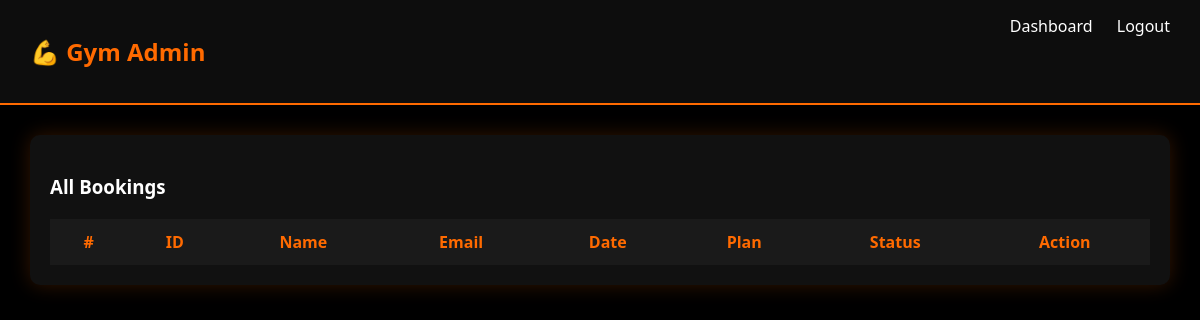
The page /admin/booking-history.php (signed in) on the database as committed earlier.
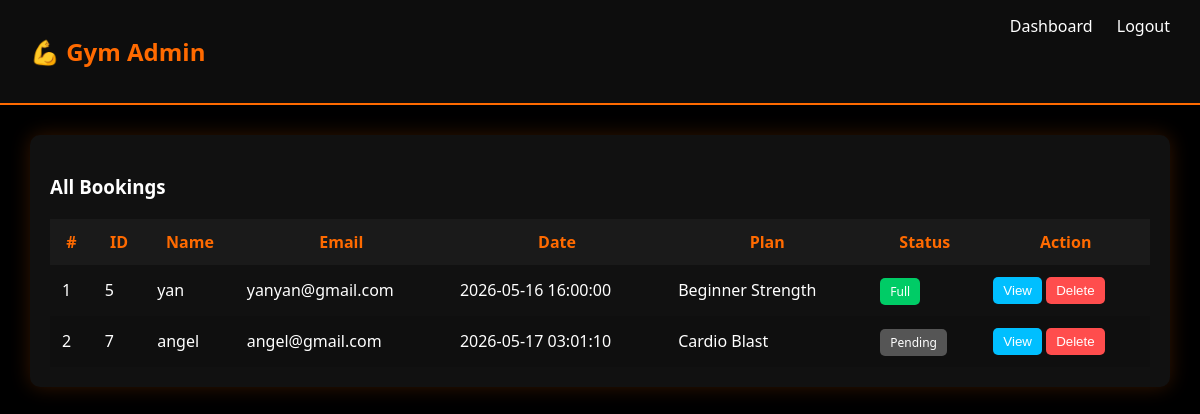
The same page on the database as committed later.
### tables this page shows
CREATE TABLE `tblbooking` (
  `id` int(11) NOT NULL,
  `package_id` varchar(45) DEFAULT NULL,
  `userid` varchar(45) DEFAULT NULL,
  `booking_date` timestamp NULL DEFAULT current_timestamp(),
  `payment` varchar(45) DEFAULT NULL,
  `paymentType` varchar(45) DEFAULT NULL
);

CREATE TABLE `tbluser` (
  `id` int(11) NOT NULL,
  `fname` varchar(45) DEFAULT NULL,
  `lname` varchar(45) DEFAULT NULL,
  `email` varchar(45) DEFAULT NULL,
  `mobile` varchar(45) DEFAULT NULL,
  `password` varchar(100) DEFAULT NULL,
  `status` tinyint(1) NOT NULL DEFAULT 0,
  `state` varchar(45) DEFAULT NULL,
  `city` varchar(45) DEFAULT NULL,
  `address` varchar(200) DEFAULT NULL,
  `create_date` timestamp NULL DEFAULT current_timestamp()
);

CREATE TABLE `tbladdpackage` (
  `id` int(11) NOT NULL,
  `category` varchar(45) DEFAULT NULL,
  `titlename` varchar(450) DEFAULT NULL,
  `PackageDuration` varchar(45) DEFAULT NULL,
  `Price` varchar(45) DEFAULT NULL,
  `Description` varchar(450) DEFAULT NULL,
  `create_date` timestamp NULL DEFAULT current_timestamp()
);

### admin/booking-history.php (the view, shortened to what this page needs)
<?php
include 'include/config.php';
?>
<!DOCTYPE html>
<html lang="en">
<head>
</head>
<body>
<div class="header">
    <h2>💪 Gym Admin</h2>
    <div>
        <a href="index.php">Dashboard</a>
        <a href="logout.php">Logout</a>
    </div>
</div>
<div class="container">
<div class="card">
<h3>All Bookings</h3>
<table>
<thead>
<tr>
<th>#</th>
<th>ID</th>
<th>Name</th>
<th>Email</th>
<th>Date</th>
<th>Plan</th>
<th>Status</th>
<th>Action</th>
</tr>
</thead>
<tbody>
<?php
$sql="SELECT t1.id as bookingid,
t3.fname as Name,
t3.email,
t1.booking_date,
t2.titlename as Plan,
t1.paymentType
FROM tblbooking t1
LEFT JOIN tbladdpackage t2 ON t1.package_id = t2.id
LEFT JOIN tbluser t3 ON t1.userid = t3.id";
$query= $dbh->prepare($sql);
$query->execute();
$results = $query->fetchAll(PDO::FETCH_OBJ);
$cnt=1;
foreach($results as $row){
?>
<tr>
<td><?php echo $cnt++; ?></td>
<td><?php echo (int)$row->bookingid; ?></td>
<td><?php echo htmlspecialchars($row->Name, ENT_QUOTES, 'UTF-8'); ?></td>
<td><?php echo htmlspecialchars($row->email, ENT_QUOTES, 'UTF-8'); ?></td>
<td><?php echo htmlspecialchars($row->booking_date, ENT_QUOTES, 'UTF-8'); ?></td>
<td><?php echo htmlspecialchars($row->Plan, ENT_QUOTES, 'UTF-8'); ?></td>
<td>
<?php
if($row->paymentType == "Full Payment"){
    echo "<span class='badge full'>Full</span>";
}else if($row->paymentType == "Partial Payment"){
    echo "<span class='badge partial'>Partial</span>";
}else{
    echo "<span class='badge none'>Pending</span>";
}
?>
</td>
<td>
<button class="btn-view"
onclick="openModal(
<?php echo json_encode((string)$row->bookingid); ?>,
<?php echo json_encode($row->Name); ?>,
<?php echo json_encode($row->email); ?>,
<?php echo json_encode($row->booking_date); ?>,
<?php echo json_encode($row->Plan); ?>,
<?php echo json_encode($row->paymentType); ?>
)">View</button>
<form method="post" style="display:inline;">
<button type="submit" name="delete_booking" class="btn-delete">Delete</button>
</form>
</td>
</tr>
<?php } ?>
</tbody>
</table>
</div>
</div>
</body>
</html>

### admin/booking-history.php (style rules this page uses)
body { margin:0; font-family:Segoe UI; background:#000; color:#fff; }
.header { display:flex; justify-content:space-between; padding:15px 30px; background:#0d0d0d; border-bottom:2px solid #ff6a00; }
.header h2 { color:#ff6a00; }
.header a { color:#fff; margin-left:20px; text-decoration:none; }
.container { padding:30px; }
.card { background:#111; padding:20px; border-radius:10px; box-shadow:0 0 20px rgba(255,106,0,0.2); }
table { width:100%; border-collapse:collapse; margin-top:20px; }
th, td { padding:12px; }
th { background:#1a1a1a; color:#ff6a00; }
tr:nth-child(even) { background:#0f0f0f; }
.btn-view { background:#00bfff; border:none; padding:6px 10px; color:#fff; border-radius:5px; cursor:pointer; }
.btn-delete { background:#ff4d4d; border:none; padding:6px 10px; color:#fff; border-radius:5px; cursor:pointer; }
.badge { padding:5px 10px; border-radius:5px; font-size:12px; }
.full { background:#00cc66; }
.none { background:#555; }

Rows that differ between the two databases and show on the page:
added tblbooking: id "5", userid.fname "yan", userid.email "yanyan@gmail.com", booking_date "2026-05-16 16:00:00", tbladdpackage.titlename "Beginner Strength", paymentType "Full"
added tblbooking: id "7", userid.fname "angel", userid.email "angel@gmail.com", booking_date "2026-05-17 03:01:10", tbladdpackage.titlename "Cardio Blast", shows "Pending"
